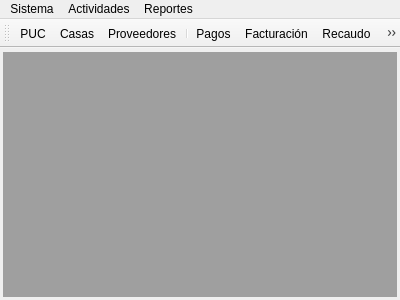
<?xml version="1.0" encoding="UTF-8"?>
<ui version="4.0">
 <class>MainWindow</class>
 <widget class="QMainWindow" name="MainWindow">
  <property name="geometry">
   <rect>
    <x>0</x>
    <y>0</y>
    <width>400</width>
    <height>300</height>
   </rect>
  </property>
  <property name="windowTitle">
   <string>Condominio los Frailejones</string>
  </property>
  <widget class="QWidget" name="centralWidget">
   <layout class="QVBoxLayout" name="verticalLayout">
    <property name="leftMargin">
     <number>3</number>
    </property>
    <property name="topMargin">
     <number>4</number>
    </property>
    <property name="rightMargin">
     <number>3</number>
    </property>
    <property name="bottomMargin">
     <number>3</number>
    </property>
    <item>
     <widget class="QMdiArea" name="mdiArea"/>
    </item>
   </layout>
  </widget>
  <widget class="QMenuBar" name="menuBar">
   <property name="geometry">
    <rect>
     <x>0</x>
     <y>0</y>
     <width>400</width>
     <height>24</height>
    </rect>
   </property>
   <widget class="QMenu" name="menu_system">
    <property name="title">
     <string>Sistema</string>
    </property>
    <addaction name="action_puc"/>
    <addaction name="action_homes"/>
    <addaction name="action_providers"/>
    <addaction name="separator"/>
    <addaction name="action_exit"/>
   </widget>
   <widget class="QMenu" name="menu_activities">
    <property name="title">
     <string>Actividades</string>
    </property>
    <addaction name="action_payments"/>
    <addaction name="action_billing"/>
    <addaction name="action_collect"/>
   </widget>
   <widget class="QMenu" name="menuReportes">
    <property name="title">
     <string>Reportes</string>
    </property>
    <addaction name="action_history_home"/>
    <addaction name="action_summarydebts"/>
    <addaction name="action_summarycollect"/>
   </widget>
   <addaction name="menu_system"/>
   <addaction name="menu_activities"/>
   <addaction name="menuReportes"/>
  </widget>
  <widget class="QToolBar" name="mainToolBar">
   <attribute name="toolBarArea">
    <enum>TopToolBarArea</enum>
   </attribute>
   <attribute name="toolBarBreak">
    <bool>false</bool>
   </attribute>
   <addaction name="action_puc"/>
   <addaction name="action_homes"/>
   <addaction name="action_providers"/>
   <addaction name="separator"/>
   <addaction name="action_payments"/>
   <addaction name="action_billing"/>
   <addaction name="action_collect"/>
   <addaction name="separator"/>
   <addaction name="action_history_home"/>
   <addaction name="separator"/>
   <addaction name="action_exit"/>
  </widget>
  <action name="action_puc">
   <property name="icon">
    <iconset resource="jpbilling.qrc">
     <normaloff>:/images/book.png</normaloff>:/images/book.png</iconset>
   </property>
   <property name="text">
    <string>PUC</string>
   </property>
  </action>
  <action name="action_payments">
   <property name="icon">
    <iconset resource="jpbilling.qrc">
     <normaloff>:/images/dollar.png</normaloff>:/images/dollar.png</iconset>
   </property>
   <property name="text">
    <string>Pagos</string>
   </property>
  </action>
  <action name="action_billing">
   <property name="icon">
    <iconset resource="jpbilling.qrc">
     <normaloff>:/images/desktop.png</normaloff>:/images/desktop.png</iconset>
   </property>
   <property name="text">
    <string>Facturación</string>
   </property>
  </action>
  <action name="action_collect">
   <property name="icon">
    <iconset resource="jpbilling.qrc">
     <normaloff>:/images/cashier.png</normaloff>:/images/cashier.png</iconset>
   </property>
   <property name="text">
    <string>Recaudo</string>
   </property>
  </action>
  <action name="action_homes">
   <property name="icon">
    <iconset resource="jpbilling.qrc">
     <normaloff>:/images/home.png</normaloff>:/images/home.png</iconset>
   </property>
   <property name="text">
    <string>Casas</string>
   </property>
  </action>
  <action name="action_providers">
   <property name="icon">
    <iconset resource="jpbilling.qrc">
     <normaloff>:/images/businessmen.png</normaloff>:/images/businessmen.png</iconset>
   </property>
   <property name="text">
    <string>Proveedores</string>
   </property>
  </action>
  <action name="action_history_home">
   <property name="icon">
    <iconset resource="jpbilling.qrc">
     <normaloff>:/images/form.png</normaloff>:/images/form.png</iconset>
   </property>
   <property name="text">
    <string>Historial por casa</string>
   </property>
  </action>
  <action name="action_exit">
   <property name="icon">
    <iconset resource="jpbilling.qrc">
     <normaloff>:/images/exit.png</normaloff>:/images/exit.png</iconset>
   </property>
   <property name="text">
    <string>Salir</string>
   </property>
  </action>
  <action name="action_summarydebts">
   <property name="text">
    <string>Resumen de deudas</string>
   </property>
  </action>
  <action name="action_summarycollect">
   <property name="text">
    <string>Resumen de recaudo</string>
   </property>
  </action>
 </widget>
 <layoutdefault spacing="6" margin="11"/>
 <resources>
  <include location="jpbilling.qrc"/>
 </resources>
 <connections>
  <connection>
   <sender>action_payments</sender>
   <signal>triggered()</signal>
   <receiver>MainWindow</receiver>
   <slot>openPayments()</slot>
   <hints>
    <hint type="sourcelabel">
     <x>-1</x>
     <y>-1</y>
    </hint>
    <hint type="destinationlabel">
     <x>199</x>
     <y>149</y>
    </hint>
   </hints>
  </connection>
  <connection>
   <sender>action_billing</sender>
   <signal>triggered()</signal>
   <receiver>MainWindow</receiver>
   <slot>openBilling()</slot>
   <hints>
    <hint type="sourcelabel">
     <x>-1</x>
     <y>-1</y>
    </hint>
    <hint type="destinationlabel">
     <x>199</x>
     <y>149</y>
    </hint>
   </hints>
  </connection>
  <connection>
   <sender>action_collect</sender>
   <signal>triggered()</signal>
   <receiver>MainWindow</receiver>
   <slot>openCollect()</slot>
   <hints>
    <hint type="sourcelabel">
     <x>-1</x>
     <y>-1</y>
    </hint>
    <hint type="destinationlabel">
     <x>199</x>
     <y>149</y>
    </hint>
   </hints>
  </connection>
  <connection>
   <sender>action_puc</sender>
   <signal>triggered()</signal>
   <receiver>MainWindow</receiver>
   <slot>openPUC()</slot>
   <hints>
    <hint type="sourcelabel">
     <x>-1</x>
     <y>-1</y>
    </hint>
    <hint type="destinationlabel">
     <x>199</x>
     <y>149</y>
    </hint>
   </hints>
  </connection>
  <connection>
   <sender>action_homes</sender>
   <signal>triggered()</signal>
   <receiver>MainWindow</receiver>
   <slot>openHomes()</slot>
   <hints>
    <hint type="sourcelabel">
     <x>-1</x>
     <y>-1</y>
    </hint>
    <hint type="destinationlabel">
     <x>199</x>
     <y>149</y>
    </hint>
   </hints>
  </connection>
  <connection>
   <sender>action_providers</sender>
   <signal>triggered()</signal>
   <receiver>MainWindow</receiver>
   <slot>openProviders()</slot>
   <hints>
    <hint type="sourcelabel">
     <x>-1</x>
     <y>-1</y>
    </hint>
    <hint type="destinationlabel">
     <x>199</x>
     <y>149</y>
    </hint>
   </hints>
  </connection>
  <connection>
   <sender>action_history_home</sender>
   <signal>triggered()</signal>
   <receiver>MainWindow</receiver>
   <slot>openHomeHistory()</slot>
   <hints>
    <hint type="sourcelabel">
     <x>-1</x>
     <y>-1</y>
    </hint>
    <hint type="destinationlabel">
     <x>199</x>
     <y>149</y>
    </hint>
   </hints>
  </connection>
  <connection>
   <sender>action_exit</sender>
   <signal>triggered()</signal>
   <receiver>MainWindow</receiver>
   <slot>close()</slot>
   <hints>
    <hint type="sourcelabel">
     <x>-1</x>
     <y>-1</y>
    </hint>
    <hint type="destinationlabel">
     <x>199</x>
     <y>149</y>
    </hint>
   </hints>
  </connection>
  <connection>
   <sender>action_summarydebts</sender>
   <signal>triggered()</signal>
   <receiver>MainWindow</receiver>
   <slot>openSummaryDebts()</slot>
   <hints>
    <hint type="sourcelabel">
     <x>-1</x>
     <y>-1</y>
    </hint>
    <hint type="destinationlabel">
     <x>199</x>
     <y>149</y>
    </hint>
   </hints>
  </connection>
  <connection>
   <sender>action_summarycollect</sender>
   <signal>triggered()</signal>
   <receiver>MainWindow</receiver>
   <slot>openSummaryCollect()</slot>
   <hints>
    <hint type="sourcelabel">
     <x>-1</x>
     <y>-1</y>
    </hint>
    <hint type="destinationlabel">
     <x>199</x>
     <y>149</y>
    </hint>
   </hints>
  </connection>
 </connections>
 <slots>
  <slot>openPayments()</slot>
  <slot>openBilling()</slot>
  <slot>openCollect()</slot>
  <slot>openPUC()</slot>
  <slot>openHomes()</slot>
  <slot>openProviders()</slot>
  <slot>openHomeHistory()</slot>
  <slot>openSummaryDebts()</slot>
  <slot>openSummaryCollect()</slot>
 </slots>
</ui>
